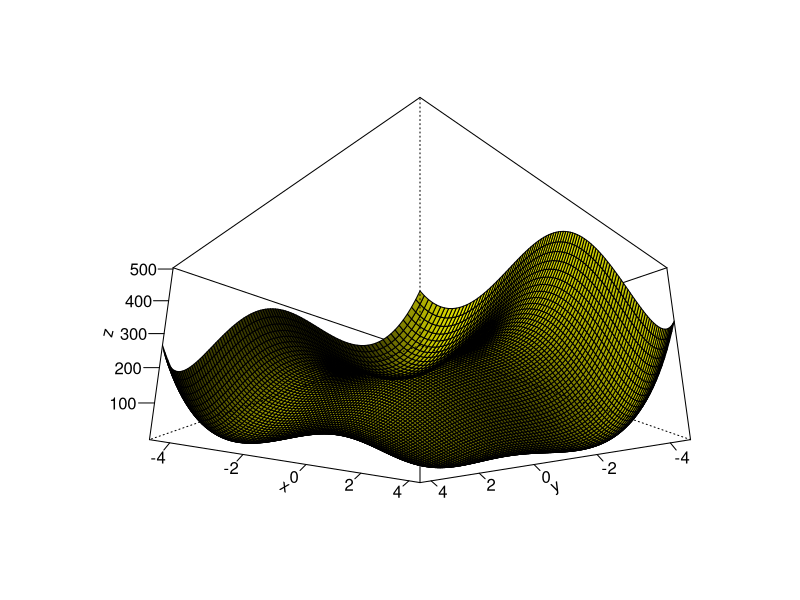

Here is the R script that generated this plot:
####################Question 1############################
#Question 1
#Defining the Matrix
A<-matrix(c(3,-1,0,-1,0,-1,3,-1,3,-1,0,-1,3,1,0,-1,3,1,5,-1,0,-1,0,-1,1), nrow=5)

#Function that can be passed Matx in order to perform Cholesky Functions
choleskyFunction <- function(Matx){
  #Finds the upper triangular matrix
  L<-chol(Matx)
  #Transposes the matrix to show the lower triangular matrix
  Lt<-t(L)
  #Displays the lower hand matrix
  Lt
}
#Runs the function
choleskyFunction(A)
####################Question 2############################
#Question 2 
#Singular value Decompostion
#the creation of matrix
Q2Matrix <- matrix(c(1,1,1,1,2,0,0,0),nrow = 4)
#Displaying original matrix
Q2Matrix
#using the svd function to show the singular values
sv <-svd(Q2Matrix)
#Displaying Singular values
sv
####################Question 3############################
#Question 3
####################Question 4############################
#Question 4
####################Question 5#############################
#Question 5
#Function plot - Plot the formula below
Question5F<-function(x,y,a,b) (x^2+y-11)^2+(x+y^2-7)^2
#defining the x,y and z of the measurements
x<-seq(-4.5,4.5,length.out = 100)
y<-seq(-4.5,4.5,length.out = 100)
z<-outer(x,y,Question5F,a=1,b=100)

#plotting the graph 
persp(x,y,z,theta =-45,phi=-20,expand=0.5,col="yellow",shade =1,ticktype ="detailed",xlab ="x",ylab ="y",zlab="z")

#Writing the function so x,y is a vector
Question5FV<-function(vec) (vec[1]^2+vec[2]-11)^2+(vec[1]+vec[2]^2-7)^2

#Minimum can be found based on value being 0 or so close to 0

#Based on plot there seems to be 4 dips, each minimum is extracted here

#From plot minimum seems to be near x=-4,y=-4.
minimum1<- optim(c(-4,-4),Question5FV)$par
minimum1

#From plot minimum seems to be near x = 4, y= -3.5
minimum2 <- optim(c(4,-3.5),Question5FV)$par
minimum2

#From plot minimum seems to be near x = -3.5, y = 3.5
minimum3 <- optim(c(-3.5, 3.5),Question5FV)$par
minimum3

#From plot minimum seems to be near x = 3.5, y = 3.5
minimum4 <- optim(c(3.5,3.5),Question5FV)$par
minimum4

#creating a list of minimums
minimum_list <- list(minimum1,minimum2,minimum3,minimum4)
#List of minimum points
minimum_list
##########################################################
